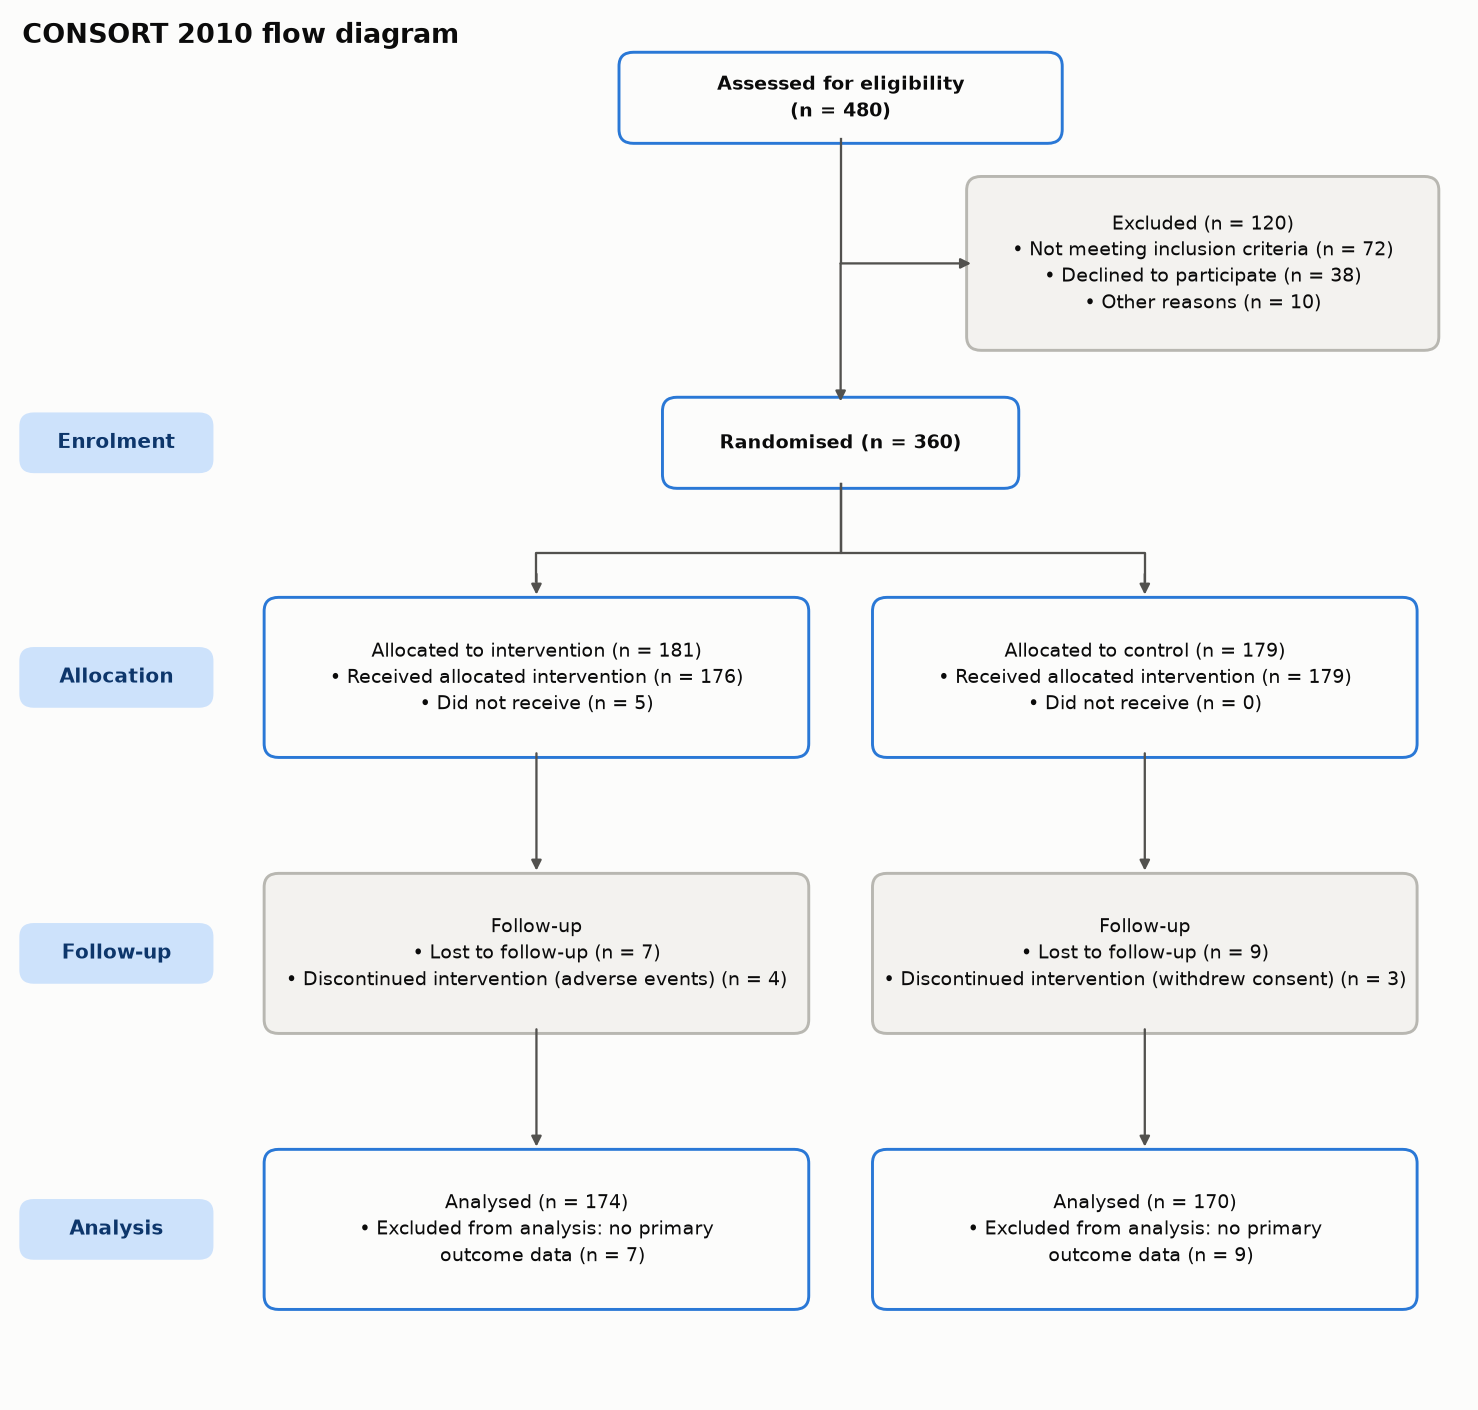

The Python source for this figure:
"""
CONSORT Flow Diagram  -  family: Healthcare & life sciences

DESIGN PURPOSE
A standardised flowchart showing how participants moved through a randomised
trial, from assessment for eligibility through allocation and follow-up to
analysis, with the number excluded and the reason at each step. Readers use it
to judge selection bias and attrition.

WHEN TO USE
  - Report any randomised controlled trial (required by the CONSORT statement
    and most journals)
  - Show participant flow in cohort studies or screening programmes
    (STROBE/STARD-style flow)
  - Make attrition and exclusions transparent

AVOID WHEN
  - The process is not a sequential flow of participants (use a Sankey diagram
    for many-to-many flows)

ALTERNATIVES
  - Sankey diagram (when flows split and merge)
  - Funnel chart (single-path attrition)

EXAMPLE
A synthetic (simulated) two-arm trial with 480 people assessed, 360
randomised, and loss to follow-up in each arm.

NOTE: Examples use simulated data. De-identify patient data before analysing
it in notebooks: executed notebooks store their outputs.

Run:  python consort_diagram.py
"""
import sys
from pathlib import Path

import numpy as np
import pandas as pd
import matplotlib.pyplot as plt

# Library style: categorical colors in fixed order, recessive axes, hairline grid.
PALETTE = ["#2a78d6", "#eb6834", "#1baf7a", "#eda100",
           "#e87ba4", "#008300", "#6250d6", "#e34948"]
SEQ_CMAP = "Blues"      # sequential: one hue, light -> dark
DIV_CMAP = "RdBu_r"     # diverging: two opposite hues, neutral midpoint
GRAY = "#b8b7b1"        # de-emphasised marks
plt.rcParams.update({
    "figure.figsize": (8, 4.8), "figure.dpi": 110, "figure.facecolor": "#fcfcfb",
    "axes.facecolor": "#fcfcfb", "axes.edgecolor": "#c9c8c3", "axes.linewidth": 0.8,
    "axes.spines.top": False, "axes.spines.right": False,
    "axes.grid": True, "grid.color": "#e6e5e1", "grid.linewidth": 0.6, "axes.axisbelow": True,
    "axes.prop_cycle": plt.cycler(color=PALETTE),
    "axes.titlesize": 13, "axes.titleweight": "bold", "axes.titlelocation": "left",
    "axes.labelcolor": "#52514e", "xtick.color": "#52514e", "ytick.color": "#52514e",
    "text.color": "#0b0b0b", "font.size": 10, "lines.linewidth": 2,
    "legend.frameon": False,
})

from matplotlib.patches import FancyBboxPatch

# --- Example data ------------------------------------------------------------
flow = {
    "assessed": 480,
    "excluded": {"Not meeting inclusion criteria": 72, "Declined to participate": 38, "Other reasons": 10},
    "arms": {
        "Intervention": {"allocated": 181, "received": 176, "not_received": 5,
                         "lost": {"Lost to follow-up": 7, "Discontinued intervention (adverse events)": 4}},
        "Control": {"allocated": 179, "received": 179, "not_received": 0,
                    "lost": {"Lost to follow-up": 9, "Discontinued intervention (withdrew consent)": 3}},
    },
}
randomised = flow["assessed"] - sum(flow["excluded"].values())
for a in flow["arms"].values():  # patients who discontinued are still followed; only those lost lack outcome data
    a["no_outcome"] = a["lost"]["Lost to follow-up"]
    a["analysed"] = a["allocated"] - a["no_outcome"]
    assert a["received"] + a["not_received"] == a["allocated"]
assert randomised == sum(a["allocated"] for a in flow["arms"].values())
print("randomised:", randomised)

# --- Plot --------------------------------------------------------------------
fig, ax = plt.subplots(figsize=(10, 9.5))
ax.set_xlim(0, 100)
ax.set_ylim(0, 100)
ax.axis("off")
ax.grid(False)

def box(x, y, w, h, text, main=True, bold=False):
    ax.add_patch(FancyBboxPatch((x - w / 2, y - h / 2), w, h, boxstyle="round,pad=0.3,rounding_size=1",
                                facecolor="#fcfcfb" if main else "#f3f2ef",
                                edgecolor=PALETTE[0] if main else "#b8b7b1", linewidth=1.4))
    ax.text(x, y, text, ha="center", va="center", fontsize=9, color="#0b0b0b",
            fontweight="bold" if bold else "normal", linespacing=1.4)

def arrow(x1, y1, x2, y2):
    ax.annotate("", xy=(x2, y2), xytext=(x1, y1),
                arrowprops=dict(arrowstyle="-|>", color="#52514e", linewidth=1.1, shrinkA=0, shrinkB=0))

def stage(y, label):
    ax.add_patch(FancyBboxPatch((0.5, y - 2), 13, 4, boxstyle="round,pad=0.2,rounding_size=1",
                                facecolor="#cde2fb", edgecolor="none"))
    ax.text(7, y, label, ha="center", va="center", fontsize=9.5, fontweight="bold", color="#0d366b")

box(57, 94, 30, 6, f"Assessed for eligibility\n(n = {flow['assessed']})", bold=True)
excl = "\n".join(f"• {k} (n = {v})" for k, v in flow["excluded"].items())
box(82, 82, 32, 12, f"Excluded (n = {sum(flow['excluded'].values())})\n{excl}", main=False)
ax.plot([57, 57], [91, 82], color="#52514e", linewidth=1.1)
arrow(57, 82, 66, 82)
arrow(57, 82, 57, 72)
box(57, 69, 24, 6, f"Randomised (n = {randomised})", bold=True)
stage(69, "Enrolment")
for x, (arm, a) in zip([36, 78], flow["arms"].items()):
    ax.plot([57, 57, x, x], [66, 61, 61, 59], color="#52514e", linewidth=1.1)
    arrow(x, 59.5, x, 58)
    nr = f"\n• Did not receive (n = {a['not_received']})" if a["not_received"] else "\n• Did not receive (n = 0)"
    box(x, 52, 37, 11, f"Allocated to {arm.lower()} (n = {a['allocated']})\n"
                       f"• Received allocated intervention (n = {a['received']}){nr}")
    lost = "\n".join(f"• {k} (n = {v})" for k, v in a["lost"].items())
    arrow(x, 46.5, x, 38)
    box(x, 32, 37, 11, f"Follow-up\n{lost}", main=False)
    arrow(x, 26.5, x, 18)
    box(x, 12, 37, 11, f"Analysed (n = {a['analysed']})\n• Excluded from analysis: no primary\n  outcome data (n = {a['no_outcome']})")
stage(52, "Allocation")
stage(32, "Follow-up")
stage(12, "Analysis")
ax.text(0.5, 99.5, "CONSORT 2010 flow diagram", fontsize=13, fontweight="bold", va="top")
fig.tight_layout()

# --- Save / show -------------------------------------------------------------
out = Path(__file__).with_name(Path(__file__).stem + ".png")
fig.savefig(out, dpi=150, bbox_inches="tight")
print(f"saved {out}")
if "--no-show" not in sys.argv:
    plt.show()
